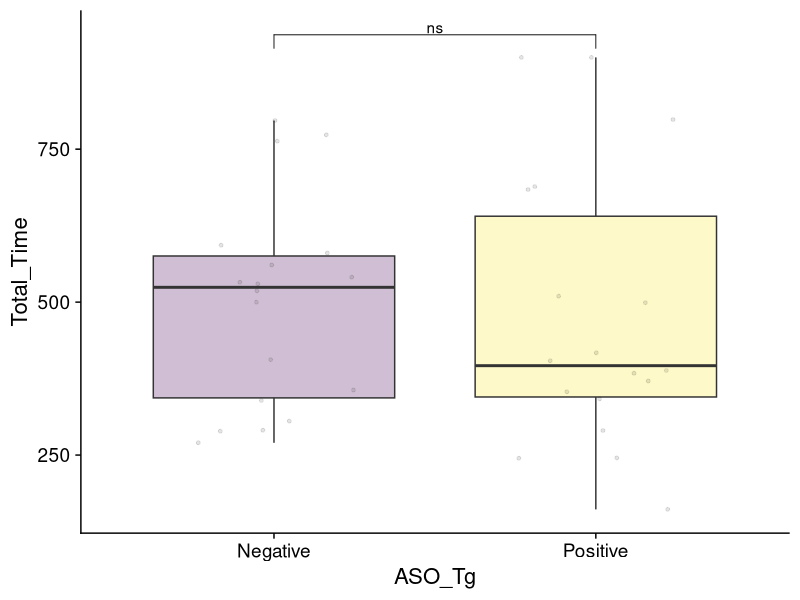

The R script that drew this image:

library(ggplot2)
library(rlang)
library(cowplot)
library(ggpubr)
library(viridis)
library(tidyr)
library(dplyr)
library(tidyverse)

setwd("~/Documents/slcspontaneous/ASO/Analysis_Files/")
data<-read.csv("ASO_Food_Pellet_Test_Data .csv", header=TRUE)

generate_boxplots <- function(input_data, X, Y, min,max){
  data<-as.data.frame(input_data)
  #Ensure correct ordering of levels 
  data$Genotype <- factor(data$ASO_Tg, levels = c("Negative", "Positive"))
  
  ggplot(data=data,aes(x={{X}},y={{Y}}, fill={{X}})) + 
    #geom_violin(alpha=0.25,position=position_dodge(width=.75),size=1,color="black",draw_quantiles=c(0.5))+
    geom_boxplot(alpha=0.25)+
    scale_fill_viridis_d()+
    geom_point(size=1,position=position_jitter(width=0.25),alpha=0.1)+
    theme_cowplot(16) +
    #ylim(min,max)+
    #facet_grid(~Sex)+    
    theme(legend.position = "none")
  
}

# Total_Time vs ASO_Tg

a<-generate_boxplots(data, ASO_Tg, Total_Time,0,900)+
  stat_compare_means(comparisons = list(c("Negative", "Positive") 
                                      ),method="wilcox", vjust=0.3,label="p.signif",step.increase=0.05)
a

#parametric and non-parametric stats
#Total_Time

data<-read.csv("ASO_Food_Pellet_Test_Data .csv", header=TRUE)
t.test(Total_Time~ASO_Tg,data)
wilcox.test(Total_Time~ASO_Tg,data)

